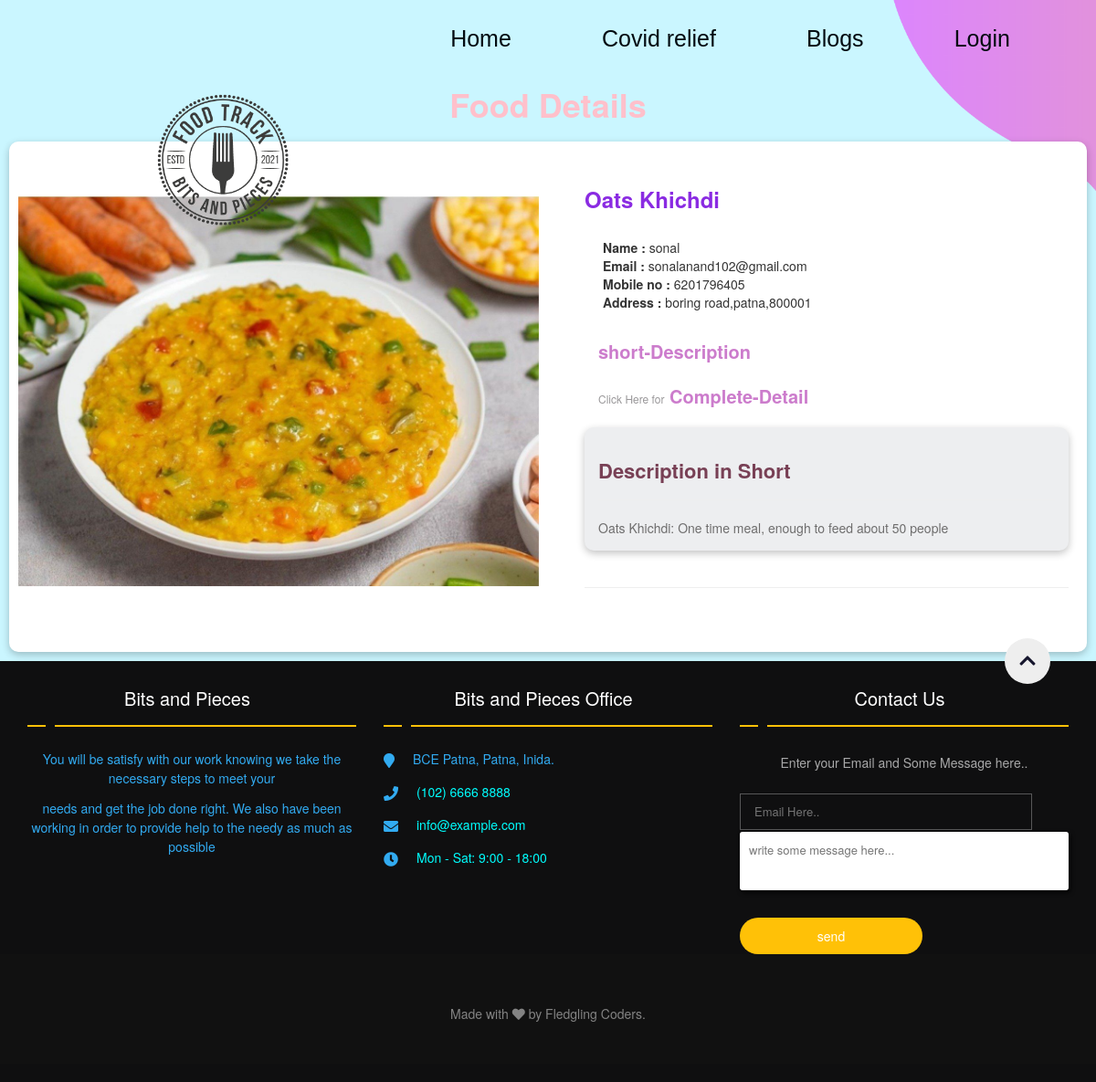
Screenshot of /food_details.php?id=8 with the database file from the repository.
### tables this page shows
CREATE TABLE `posts` (
  `id` int(11) NOT NULL,
  `user_id` int(11) NOT NULL,
  `dType_id` int(11) NOT NULL,
  `objectName` varchar(255) NOT NULL,
  `objectImg` blob NOT NULL,
  `quantity` int(11) NOT NULL,
  `shrt_desc` mediumtext NOT NULL,
  `comp_desc` longtext NOT NULL,
  `status` int(11) NOT NULL DEFAULT 1,
  `createdAt` timestamp NOT NULL DEFAULT current_timestamp(),
  `duration` varchar(10) NOT NULL
);

CREATE TABLE `registeredusers` (
  `id` int(11) NOT NULL,
  `name` varchar(255) NOT NULL,
  `emailId` varchar(255) NOT NULL,
  `phone` bigint(20) NOT NULL,
  `pswd` varchar(255) NOT NULL,
  `status` int(11) NOT NULL DEFAULT 1,
  `createdAt` timestamp NOT NULL DEFAULT current_timestamp()
);

CREATE TABLE `userdetails` (
  `id` int(11) NOT NULL,
  `userId` int(11) NOT NULL,
  `profilePic` blob NOT NULL,
  `alt_phn_no` bigint(20) NOT NULL,
  `pincode` bigint(20) NOT NULL,
  `city` varchar(255) NOT NULL,
  `state` varchar(255) NOT NULL,
  `address` varchar(255) NOT NULL,
  `area` varchar(255) NOT NULL,
  `landMark` varchar(255) NOT NULL,
  `createdAt` timestamp NOT NULL DEFAULT current_timestamp() ON UPDATE current_timestamp(),
  `status` int(11) NOT NULL DEFAULT 1
);

### food_details.php (the view, shortened to what this page needs)
<?php
include('assets/SecondHeader.php');
?>
<div class="breadcrumb-section section bg-black pt-75 pb-75 pt-sm-55 pb-sm-55 pt-xs-45 pb-xs-45">
    <div class="container">
        <div class="row align-items-center">
            <div class="col-md-12">
                <div class="breadcrumb-title">
                    <h2 style=" font-size: 36px; font-weight: 700;color: pink;text-align: left;">Food Details</h2>
                </div>
            </div>
        </div>
    </div>
</div>
<div class="product-section section pt-100 pt-lg-80 pt-md-70 pt-sm-60 pt-xs-50  pb-50 pb-lg-30 pb-md-20 pb-sm-10 pb-xs-0"
    style="padding:10px;background-color:white;margin:10px;border-radius:10px;box-shadow: rgba(0, 0, 0, 0.24) 0px 3px 8px;">
    <div class="container">
        <div class="row">
            <div class="col-lg-12">
                <div class="row">
                    <?php
                    $sql = "SELECT * FROM `posts` WHERE id='" . $_GET['id'] . "'";
                    $query = mysqli_query($conn, $sql);
                    $row = mysqli_fetch_assoc($query);
                    $path = "images/posts/" . $row['objectImg'];
                    $user_id = $row['user_id'];
                    $userSql = "SELECT * FROM `registeredusers` WHERE id='$user_id'";
                    $userQ = mysqli_query($conn, $userSql);
                    $detail = mysqli_fetch_assoc($userQ);
                    $userAddSql = "SELECT * FROM `userdetails` WHERE userId='$user_id'";
                    $userAddQ = mysqli_query($conn, $userAddSql);
                    $addDetail = mysqli_fetch_assoc($userAddQ);
                    ?>
                    <div class="product-details col-12 mb-50 mb-sm-40 mb-xs-30">
                        <div class="product-inner row">
                            <div class="col-md-6 col-12 mb-xs-30">
                                <div class="product-image-slider">
                                    <div class="item" ><a href="<?php echo $path; ?>" target="_blank" class="gallery-popup"><img style="margin-top:50px;" src="<?php echo $path; ?>" alt=""></a>
                                    </div>
                                </div>
                            </div>
                            <div class="col-md-6 col-12 ">
                                <div class="content details" style="padding: 20px;">
                                    <h3 class="title" style="font-weight: 600;color:blueviolet;">
                                        <?php echo $row['objectName'] ?></h4>
                                    </h3>
                                    <div class="product-meta" style="padding: 20px;">
                                        <span class="posted-in"><b>Name :</b> <?php echo $detail['name']; ?></span><br>
                                        <span class="tagged-as"><b>Email :</b>
                                            <?php echo $detail['emailId']; ?></span><br>
                                        <span class="tagged-as"><b>Mobile no :</b>
                                            <?php echo $detail['phone']; ?></span><br>
                                        <span class="tagged-as"><b>Address :</b>
                                        </span><?php echo $addDetail['address'] . "," . $addDetail['pincode']; ?></span>
                                    </div>
                                    <ul class="product-details-tab-list nav">
                                        <li><a class="active show" href="#product-description" data-toggle="tab"
                                                style="width: 200px; font-size: 20px; font-weight: 700;color:#cc7ccc;text-align: left;">short-Description</a>
                                        </li>
                                        <li><a href="#product-review" data-toggle="tab"
                                                style="width: 270px; font-size: 20px; font-weight: 700;color: #cc7ccc;text-align: left;margin-bottom:10px;"><small
                                                    style=" font-size: 12px; font-weight: 400;color:#999799;text-align: left;">Click
                                                    Here for</small> Complete-Detail</a>
                                        </li>
                                    </ul>
                                    <div class="tab-content">
                                        <div id="product-description" class="tab-pane active show"
                                            style="background-color: #edeef0; padding:15px;border-radius:10px;box-shadow: rgba(0, 0, 0, 0.24) 0px 3px 8px;">
                                            <h3
                                                style=" font-size: 22px; font-weight: 700;color:#784055;text-align: left;">
                                                Description in Short</h3>
                                            <hr>
                                            <div class="product-description" style="color: #6e6d6d;">
                                                <?php echo $row['shrt_desc'] ?>
                                            </div>
                                        </div><br>
                                    </div>
                                    <hr>
                                    <div class="buttons">
                                    </div>
                                </div>
                            </div>
                        </div>
                    </div>
                </div>
            </div>
        </div>
    </div>
</div>
<?php
include("assets/footer.php");
?>

### css/all.css (style rules this page uses)
* { margin: 0; padding: 0; box-sizing: border-box; }
html { font-size: 10px; font-family: Roboto, sans-serif; color: #ebf4fa; }
body { background: url("../images/landingpage.png") no-repeat center fixed; background-size: cover; }
a { text-decoration: none; color: rgb(2, 11, 17); cursor: pointer; }
img { object-fit: cover; width: 100%; }
.container { display: flex; flex-direction: column; align-items: center; justify-content: center; }
.buttons { display: flex; justify-content: space-between; padding: 10px; }
.breadcrumb-title h2 { font-size: 36px; font-weight: 700; color: #ffffff; text-align: left; }

### rows the page displays
posts: objectImg (picture), objectName "Oats Khichdi", shrt_desc "Oats Khichdi: One time meal, enough to feed about 50 people"
registeredusers: name "sonal", emailId "sonalanand102@gmail.com", phone "6201796405"
userdetails: address "boring road,patna", pincode "800001"
